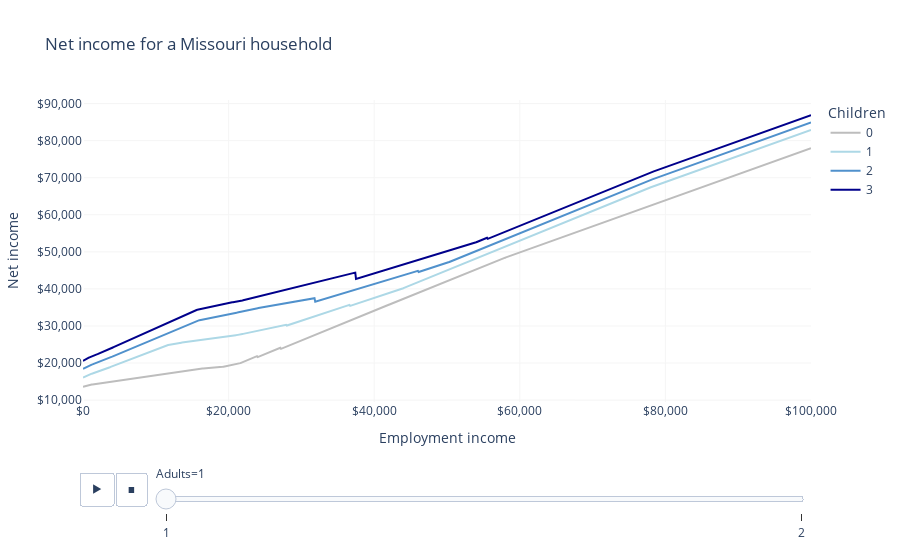

Notebook code cell kept with this figure:
### Markdown cell above
# Missouri

This notebook shows how the state and federal tax and benefit system affects Missouri residents holistically.

## Examples

Consider a set of Missouri family types, each with \$1,000 monthly rent and \$50 monthly broadband costs, and varying in terms of marital status and number of children.
Their net income---after state and federal taxes and benefits modeled by OpenFisca US---is shown in the graph below.

### Code cell
from policyengine_us import IndividualSim
import pandas as pd
import plotly.express as px

LIGHT_GRAY = "#F5F5F5"
GRAY = "#BDBDBD"
BLUE = "#5091cc"
LIGHT_BLUE = "lightblue"
DARK_BLUE = "darkblue"


def make_tax(adults, children):
    sim = IndividualSim(year=2022)
    sim.add_person(name="head", age=70, rent=12_000)
    members = ["head"]
    if adults == 2:
        sim.add_person(name="spouse", age=25)
        members += ["spouse"]
    for i in range(children):
        child = "child{}".format(i)
        sim.add_person(name=child, age=6)
        members += [child]
    sim.add_tax_unit(name="tax_unit", members=members, premium_tax_credit=0)
    # $1,000 monthly rent, $50 monthly broadband.
    sim.add_spm_unit(name="spm_unit", members=members, broadband_cost=600)
    sim.add_household(name="household", members=members, state_code="MO")
    sim.vary("employment_income", max=100_000, step=100)
    employment_income = sim.calc("employment_income")[0]
    spm_unit_net_income = sim.calc("spm_unit_net_income")[0].round()
    mtr = 1 - sim.deriv(
        "spm_unit_net_income", "employment_income", wrt_target="head"
    )
    return pd.DataFrame(
        dict(
            employment_income=employment_income,
            spm_unit_net_income=spm_unit_net_income,
            mtr=mtr,
            adults=adults,
            children=str(children),
        )
    )


# Make a table of state taxes for different numbers of adults and children.
l = []
for adults in range(1, 3):
    for children in range(0, 4):
        l.append(make_tax(adults, children))

df = pd.concat(l)

LABELS = dict(
    employment_income="Employment income",
    spm_unit_net_income="Net income",
    mtr="Marginal tax rate",
    adults="Adults",
    children="Children",
)

COLOR_MAP = {"0": GRAY, "1": LIGHT_BLUE, "2": BLUE, "3": DARK_BLUE}

fig = px.line(
    df,
    "employment_income",
    "spm_unit_net_income",
    color="children",
    animation_frame="adults",
    labels=LABELS,
    title="Net income for a Missouri household",
    color_discrete_map=COLOR_MAP,
)
fig.update_layout(
    xaxis_tickformat="$,",
    yaxis_tickformat="$,",
    plot_bgcolor="white",
    xaxis_gridcolor=LIGHT_GRAY,
    yaxis_gridcolor=LIGHT_GRAY,
)
fig.show()

### Figure 1 — Plotly figure (JSON) as saved in the notebook; plotly's stock layout.template omitted (floating-point values rounded to 4 significant figures; data arrays with more than 128 entries replaced by an {"elided": "..."} marker saying what was removed)
{"data": [{"hovertemplate": "Children=0<br>Adults=1<br>Employment income=%{x}<br>Net income=%{y}<extra></extra>", "legendgroup": "0", "line": {"color": "#BDBDBD", "dash": "solid"}, "marker": {"symbol": "circle"}, "mode": "lines", "name": "0", "orientation": "v", "showlegend": true, "type": "scatter", "x": {"elided": "1001 int values"}, "xaxis": "x", "y": {"elided": "1001 int values"}, "yaxis": "y"}, {"hovertemplate": "Children=1<br>Adults=1<br>Employment income=%{x}<br>Net income=%{y}<extra></extra>", "legendgroup": "1", "line": {"color": "lightblue", "dash": "solid"}, "marker": {"symbol": "circle"}, "mode": "lines", "name": "1", "orientation": "v", "showlegend": true, "type": "scatter", "x": {"elided": "1001 int values"}, "xaxis": "x", "y": {"elided": "1001 int values"}, "yaxis": "y"}, {"hovertemplate": "Children=2<br>Adults=1<br>Employment income=%{x}<br>Net income=%{y}<extra></extra>", "legendgroup": "2", "line": {"color": "#5091cc", "dash": "solid"}, "marker": {"symbol": "circle"}, "mode": "lines", "name": "2", "orientation": "v", "showlegend": true, "type": "scatter", "x": {"elided": "1001 int values"}, "xaxis": "x", "y": {"elided": "1001 int values"}, "yaxis": "y"}, {"hovertemplate": "Children=3<br>Adults=1<br>Employment income=%{x}<br>Net income=%{y}<extra></extra>", "legendgroup": "3", "line": {"color": "darkblue", "dash": "solid"}, "marker": {"symbol": "circle"}, "mode": "lines", "name": "3", "orientation": "v", "showlegend": true, "type": "scatter", "x": {"elided": "1001 int values"}, "xaxis": "x", "y": {"elided": "1001 int values"}, "yaxis": "y"}], "layout": {"legend": {"title": {"text": "Children"}, "tracegroupgap": 0}, "plot_bgcolor": "white", "sliders": [{"active": 0, "currentvalue": {"prefix": "Adults="}, "len": 0.9, "pad": {"b": 10, "t": 60}, "steps": [{"args": [["1"], {"frame": {"duration": 0, "redraw": false}, "fromcurrent": true, "mode": "immediate", "transition": {"duration": 0, "easing": "linear"}}], "label": "1", "method": "animate"}, {"args": [["2"], {"frame": {"duration": 0, "redraw": false}, "fromcurrent": true, "mode": "immediate", "transition": {"duration": 0, "easing": "linear"}}], "label": "2", "method": "animate"}], "x": 0.1, "xanchor": "left", "y": 0, "yanchor": "top"}], "title": {"text": "Net income for a Missouri household"}, "updatemenus": [{"buttons": [{"args": [null, {"frame": {"duration": 500, "redraw": false}, "fromcurrent": true, "mode": "immediate", "transition": {"duration": 500, "easing": "linear"}}], "label": "&#9654;", "method": "animate"}, {"args": [[null], {"frame": {"duration": 0, "redraw": false}, "fromcurrent": true, "mode": "immediate", "transition": {"duration": 0, "easing": "linear"}}], "label": "&#9724;", "method": "animate"}], "direction": "left", "pad": {"r": 10, "t": 70}, "showactive": false, "type": "buttons", "x": 0.1, "xanchor": "right", "y": 0, "yanchor": "top"}], "xaxis": {"anchor": "y", "domain": [0, 1], "gridcolor": "#F5F5F5", "tickformat": "$,", "title": {"text": "Employment income"}}, "yaxis": {"anchor": "x", "domain": [0, 1], "gridcolor": "#F5F5F5", "tickformat": "$,", "title": {"text": "Net income"}}}}
